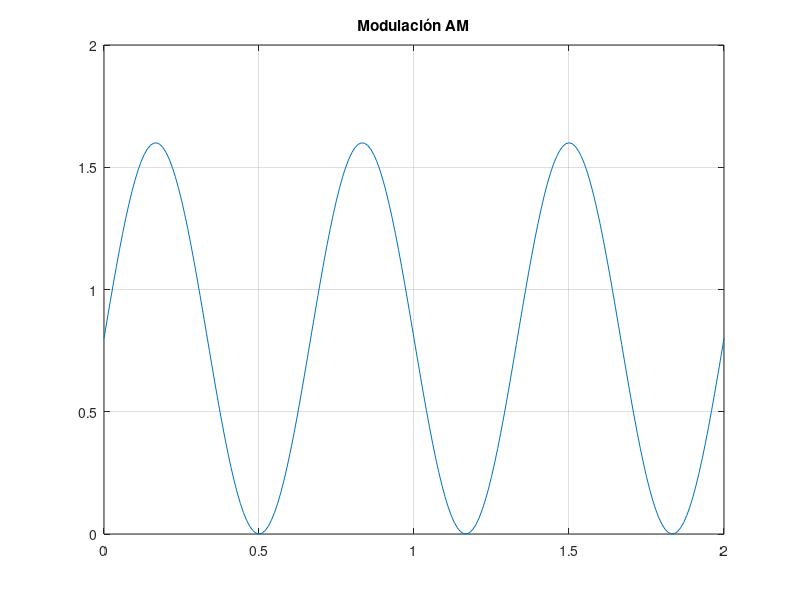

Source code (MATLAB): (Note: this script raises an error after producing the figure.)
% AM
clc, clear, close all;
t=0:0.01:2;        %Definición del intervalo
Ac=0.8;             %Amplitud portadora
fc=100;             %Frecuencia portadora
ka=1;               %Factor 
p=cos(2*fc*pi*t);   %Señal portadora
m=1*sin(3*pi*t);    %Señal a modular


s=Ac.*(1+ka.*m).*p;
%Graficar Modulación AM
plot(t,s)
grid on
title('Modulación AM')

%Transformada de Fourier
syms w t f(t) F(w)
p=cos(2*fc*pi*t);   %Señal portadora
m=1*sin(3*pi*t);    %Señal a modular
f(t)=Ac*(1+ka*m)*p;
F(w)=int(f(t)*exp(-1i*w*t),t,0,2);
w=-1500:10:1500;
%Graficar Transformada
figure
plot(w,F(w),LineWidth=2,Color='red')
grid on
xlabel('Frecuencia')
ylabel('Amplitud')
title('F(w)')
